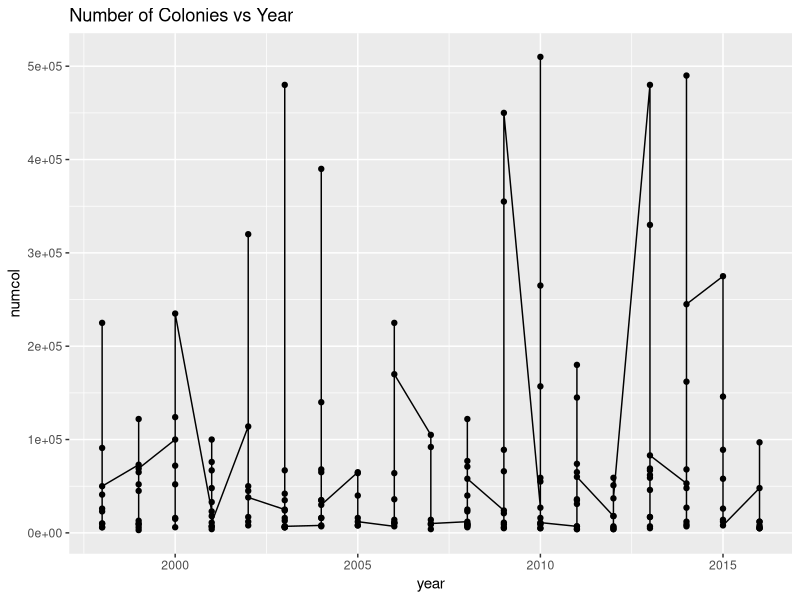
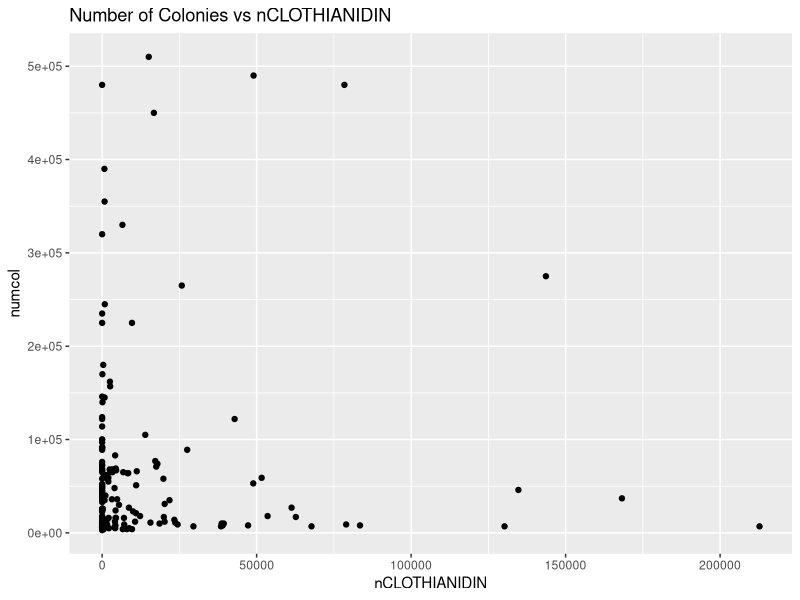
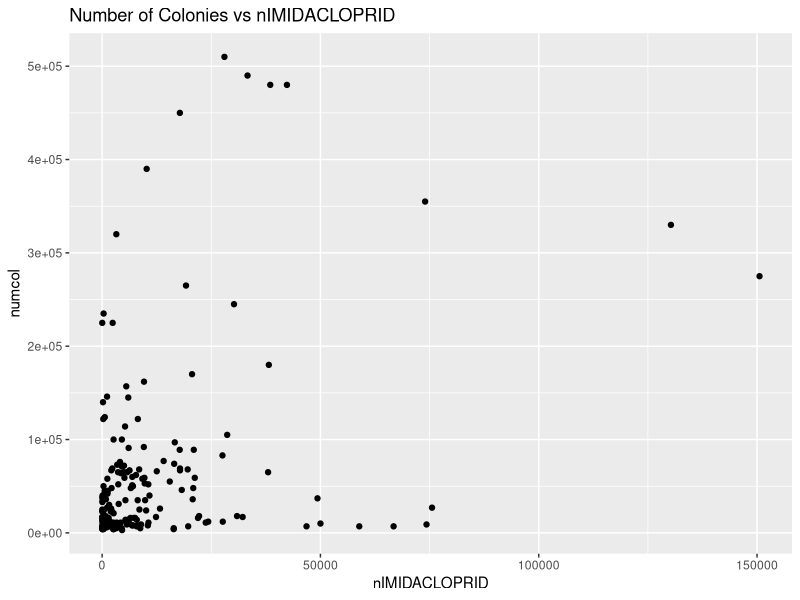
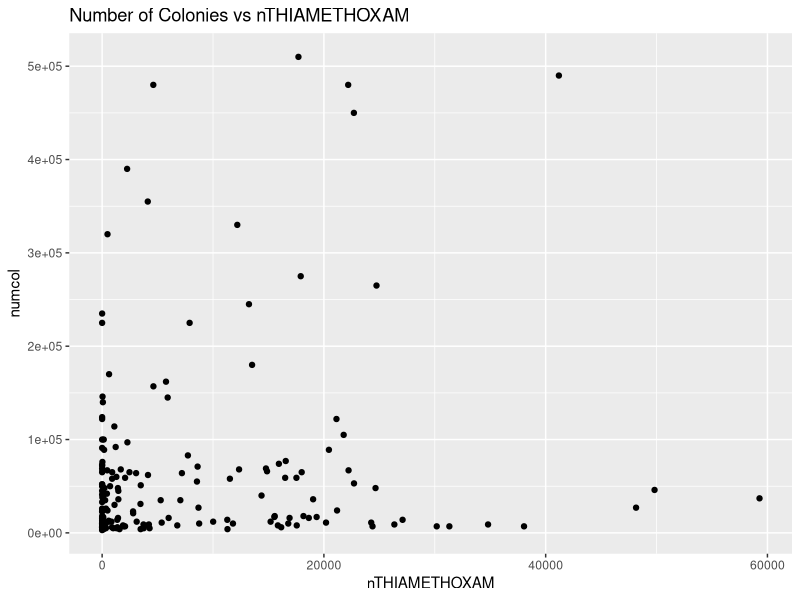
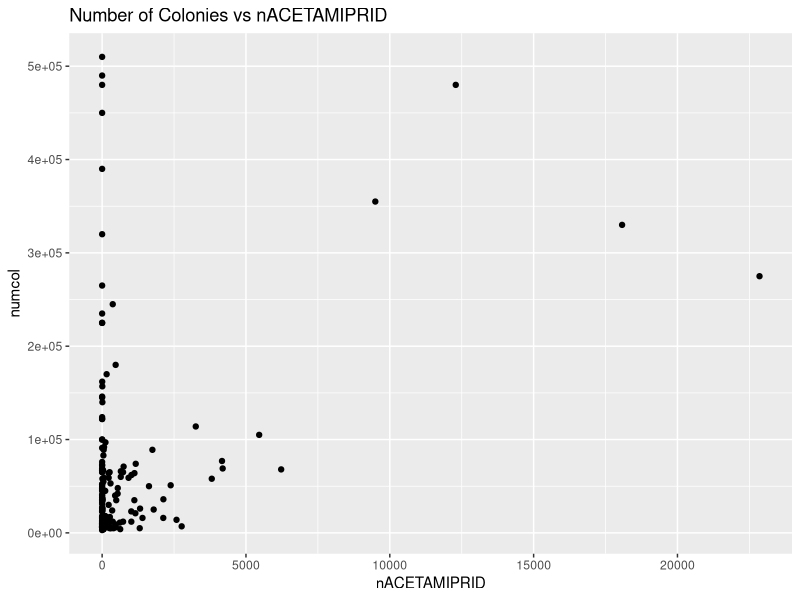
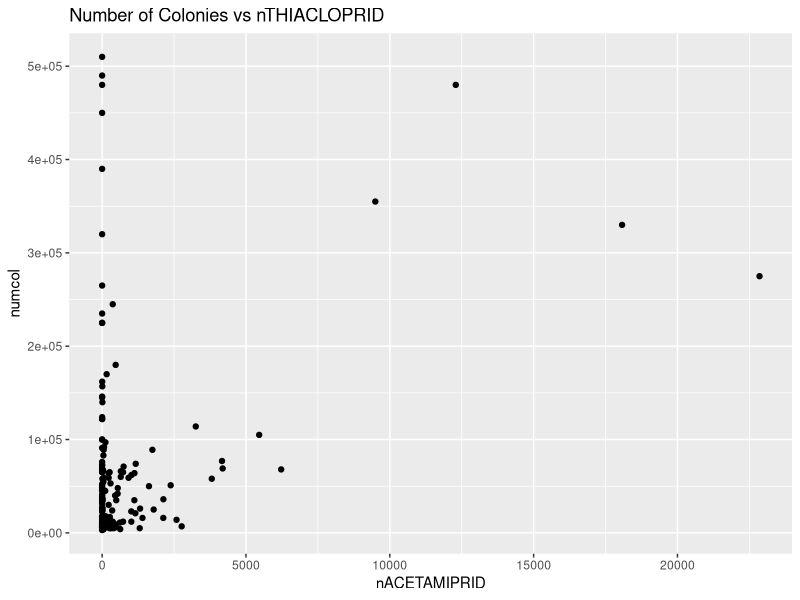
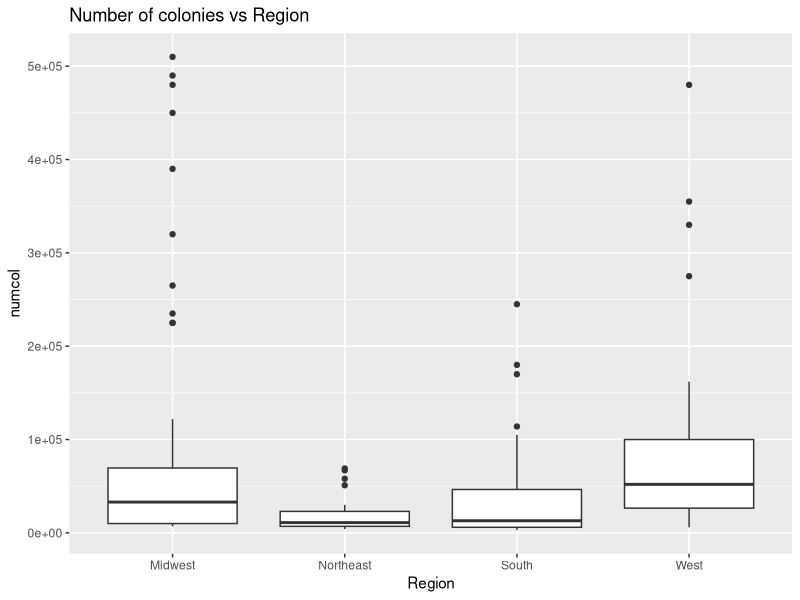
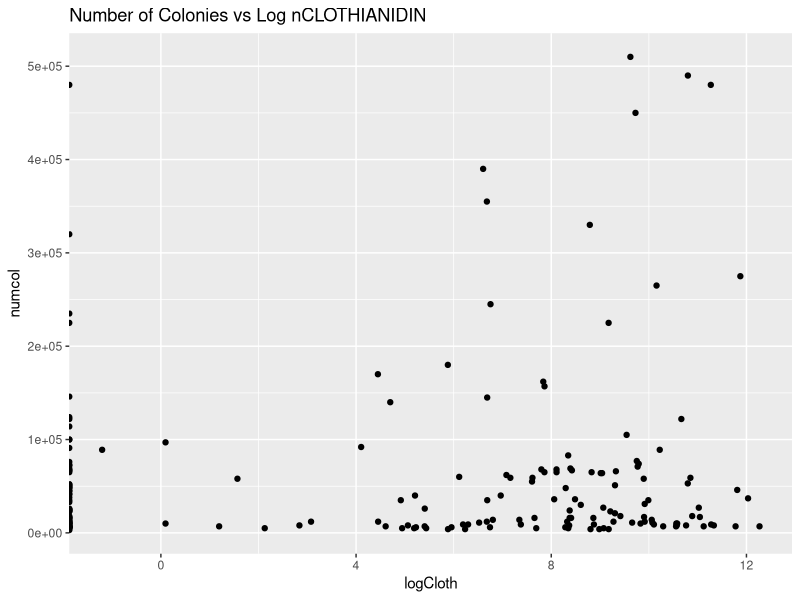

Source code (R) for these figures, in order:
## ---- chunk 1
knitr::opts_chunk$set(echo = TRUE)
options(knitr.kable.NA = '')
## ---- chunk 2
library("tibble")
library("dplyr")
library("ggplot2")
library("broom")
library("knitr")
library("cowplot")
## ---- chunk 3
honey <- read.csv("vHoneyNeonic_v02.csv")
honey <- na.omit(honey)
glimpse(honey)
## ---- chunk 4
set.seed(7)

numObs <- summarize(honey, n = n())

honeySample <- sample_n(honey, as.integer(0.25*numObs))

glimpse(honeySample)
## ---- chunk 5
# Numcol against everything for exp data analysis

ncYear <- ggplot(honeySample, aes(x = year, y = numcol)) + geom_point() + geom_line() + ggtitle("Number of Colonies vs Year")
ncCloth <- ggplot(honeySample, aes(x = nCLOTHIANIDIN, y = numcol)) + geom_point() + ggtitle("Number of Colonies vs nCLOTHIANIDIN")
ncIMID <- ggplot(honeySample, aes(x = nIMIDACLOPRID, y = numcol)) + geom_point() + ggtitle("Number of Colonies vs nIMIDACLOPRID")
ncTHIAM <- ggplot(honeySample, aes(x = nTHIAMETHOXAM, y = numcol)) + geom_point() + ggtitle("Number of Colonies vs nTHIAMETHOXAM")
ncACET <- ggplot(honeySample, aes(x = nACETAMIPRID, y = numcol)) + geom_point() + ggtitle("Number of Colonies vs nACETAMIPRID")
ncTHIAC <- ggplot(honeySample, aes(x = nACETAMIPRID, y = numcol)) + geom_point() + ggtitle("Number of Colonies vs nTHIACLOPRID")
ncRegion <- ggplot(honeySample, aes(x = Region, y = numcol)) + geom_boxplot() + ggtitle("Number of colonies vs Region")
## ---- chunk 6
ncYear
ncCloth
ncIMID
ncTHIAM
ncACET
ncTHIAC
ncRegion
## ---- chunk 7
# Transformations

honeySample <- honeySample %>% mutate(logCloth = log(nCLOTHIANIDIN), logIMID = log(nIMIDACLOPRID), logTHIAM = log(nTHIAMETHOXAM),
                                      logACET = log(nACETAMIPRID), logTHIAC = log(nTHIACLOPRID))

ncLCloth <- ggplot(honeySample, aes(x = logCloth, y = numcol)) + geom_point() + ggtitle("Number of Colonies vs Log nCLOTHIANIDIN")
ncLIMID <- ggplot(honeySample, aes(x = logIMID, y = numcol)) + geom_point() + ggtitle("Number of Colonies vs Log nIMIDACLOPRID")
ncLTHIAM <- ggplot(honeySample, aes(x = logTHIAM, y = numcol)) + geom_point() + ggtitle("Number of Colonies Log vs nTHIAMETHOXAM")
ncLACET <- ggplot(honeySample, aes(x = logACET, y = numcol)) + geom_point() + ggtitle("Number of Colonies vs Log nACETAMIPRID")
ncLTHIAC <- ggplot(honeySample, aes(x = logTHIAC, y = numcol)) + geom_point() + ggtitle("Number of Colonies vs Log nTHIACLOPRID")
## ---- chunk 8
ncLCloth
ncLIMID
ncLTHIAM
ncLACET
ncLTHIAC
## ---- chunk 9
nd <- honey %>% filter(StateName == "North Dakota")
nd <- nd %>% mutate(logCloth = log(nCLOTHIANIDIN), logIMID = log(nIMIDACLOPRID), logTHIAM = log(nTHIAMETHOXAM),
                                      logACET = log(nACETAMIPRID), logTHIAC = log(nTHIACLOPRID))
## ---- chunk 10
ndYear <- ggplot(nd, aes(x = year, y = numcol)) + geom_point() + geom_line() + ggtitle("Number of ND Colonies vs Year")
ndLCloth <- ggplot(nd, aes(x = logCloth, y = numcol)) + geom_point() + ggtitle("Number of ND Colonies vs Log nCLOTHIANIDIN")
ndLIMID <- ggplot(nd, aes(x = logIMID, y = numcol)) + geom_point() + ggtitle("Number of ND Colonies vs Log nIMIDACLOPRID")
ndLTHIAM <- ggplot(nd, aes(x = logTHIAM, y = numcol)) + geom_point() + ggtitle("Number of ND Colonies Log vs nTHIAMETHOXAM")
ndLACET <- ggplot(nd, aes(x = logACET, y = numcol)) + geom_point() + ggtitle("Number of ND Colonies vs Log nACETAMIPRID")
ndLTHIAC <- ggplot(nd, aes(x = logTHIAC, y = numcol)) + geom_point() + ggtitle("Number of ND Colonies vs Log nTHIACLOPRID")
## ---- chunk 11
ndYear
ndLCloth
ndLIMID
ndLTHIAM
ndLACET
ndLTHIAC
## ---- chunk 12
cal <- honey %>% filter(StateName == "California")
cal <- cal %>% mutate(logCloth = log(nCLOTHIANIDIN), logIMID = log(nIMIDACLOPRID), logTHIAM = log(nTHIAMETHOXAM),
                                      logACET = log(nACETAMIPRID), logTHIAC = log(nTHIACLOPRID))
## ---- chunk 13
cYear <- ggplot(cal, aes(x = year, y = numcol)) + geom_point() + geom_line() + ggtitle("Number of California Colonies vs Year")
cLCloth <- ggplot(cal, aes(x = logCloth, y = numcol)) + geom_point() + ggtitle("Number of California Colonies vs Log nCLOTHIANIDIN")
cLIMID <- ggplot(cal, aes(x = logIMID, y = numcol)) + geom_point() + ggtitle("Number of California Colonies vs Log nIMIDACLOPRID")
cLTHIAM <- ggplot(cal, aes(x = logTHIAM, y = numcol)) + geom_point() + ggtitle("Number of California Colonies Log vs nTHIAMETHOXAM")
cLACET <- ggplot(cal, aes(x = logACET, y = numcol)) + geom_point() + ggtitle("Number of California Colonies vs Log nACETAMIPRID")
cLTHIAC <- ggplot(cal, aes(x = logTHIAC, y = numcol)) + geom_point() + ggtitle("Number of California Colonies vs Log nTHIACLOPRID")
## ---- chunk 14
cYear
cLCloth
cLIMID
cLTHIAM
cLACET
cLTHIAC
